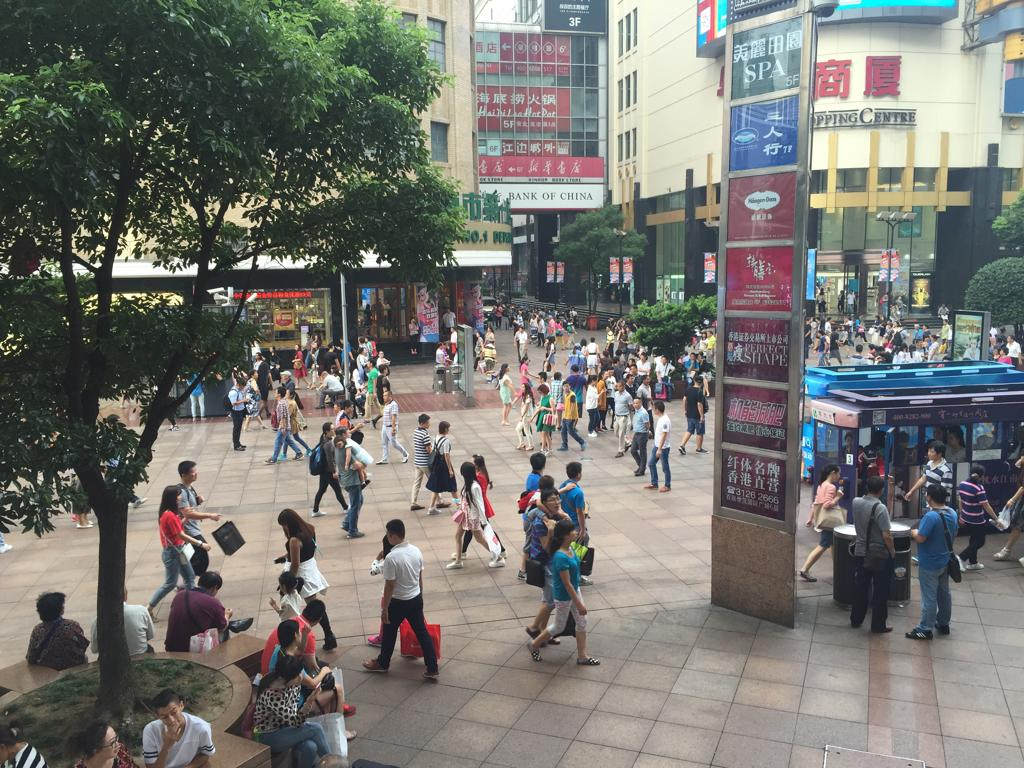
#> input picture pj3/dataset_out/train/images/100.jpg, 1024 x 768 px; its folder holds 4 pictures in this run
$ python resize.py
#> lines starting #> are read from the running program, lines starting #| are printed output that depends on the picture
from PIL import Image
import os

# 输入和输出文件夹路径
input_folder = 'images'
output_folder = 'resized_images'

# 输出文件夹不存在则创建
if not os.path.exists(output_folder):
    os.makedirs(output_folder)

# 遍历输入文件夹中的图像文件
for filename in os.listdir(input_folder):
    if filename.endswith(".jpg") or filename.endswith(".png"):
        # 读取图像
        img_path = os.path.join(input_folder, filename)
        img = Image.open(img_path)
#> img is the input picture: PIL image 1024x768 RGB; mean R, G, B 118.4, 118.1, 113.1

        # 调整图像大小为640*512
        resized_img = img.resize((640, 512))
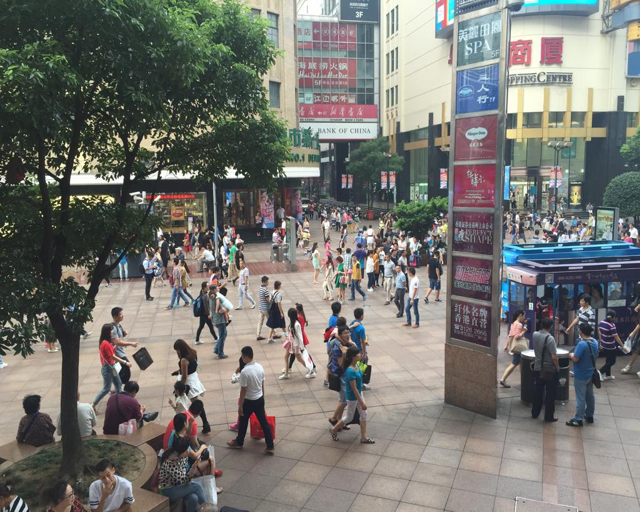
#> resized_img: PIL image 640x512 RGB; mean R, G, B 118.4, 118.1, 113.1

        # 保存调整大小后的图像
        output_path = os.path.join(output_folder, filename)
        resized_img.save(output_path)
#> pass 2 of the loop `for filename in os.listdir(input_folder):`:
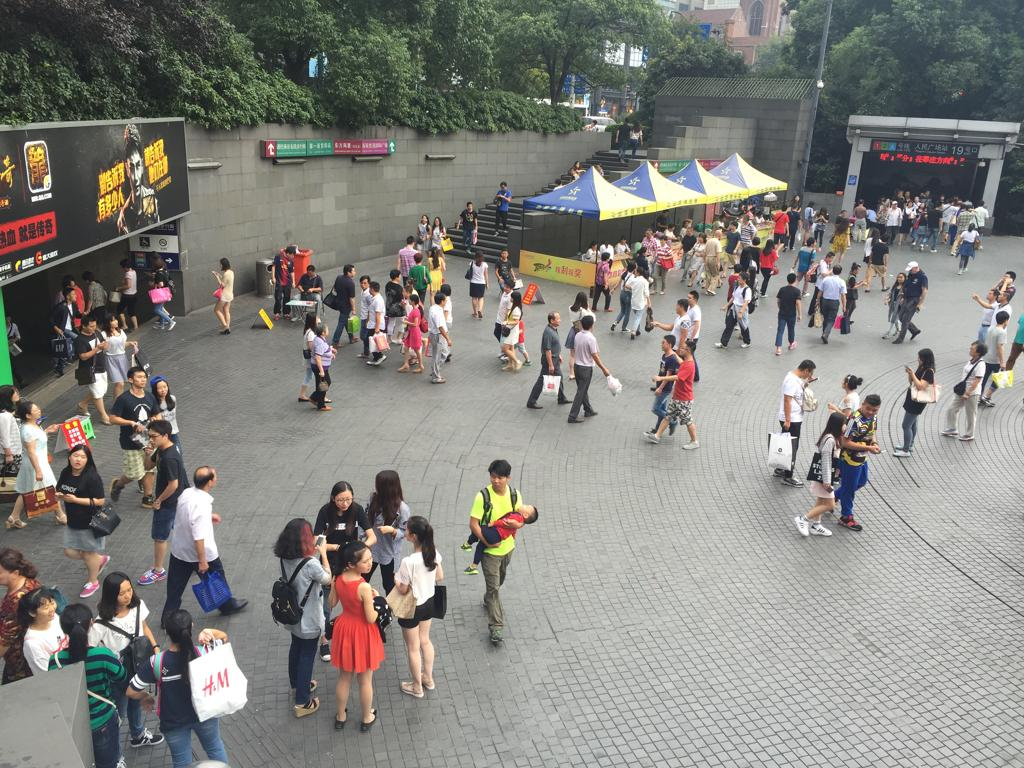
#> input picture pj3/dataset_out/train/images/103.jpg, 1024 x 768 px
#> img is the input picture: PIL image 1024x768 RGB; mean R, G, B 132.1, 131.2, 126.3
#> `resized_img = img.resize((640, 512))`:
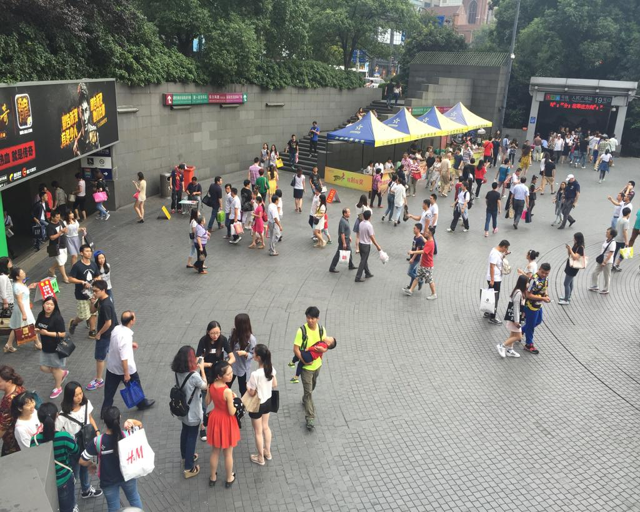
#> resized_img: PIL image 640x512 RGB; mean R, G, B 132.1, 131.2, 126.3
#> pass 3 of the loop `for filename in os.listdir(input_folder):`:
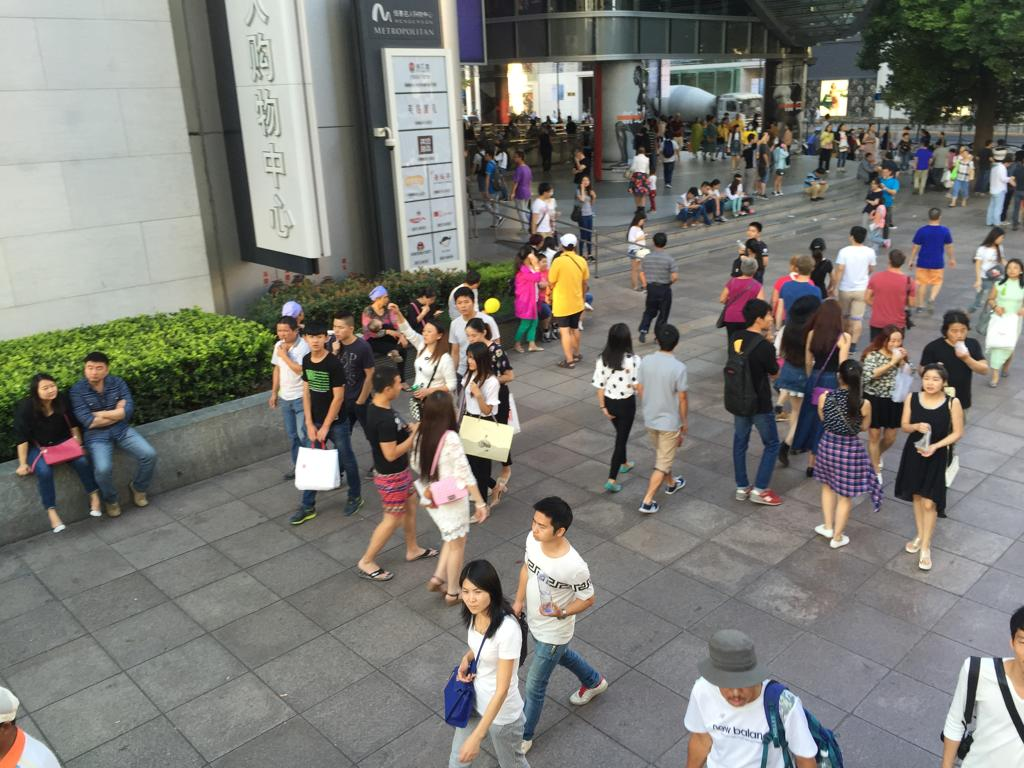
#> input picture pj3/dataset_out/train/images/105.jpg, 1024 x 768 px
#> img is the input picture: PIL image 1024x768 RGB; mean R, G, B 123.2, 122, 116.8
#> `resized_img = img.resize((640, 512))`:
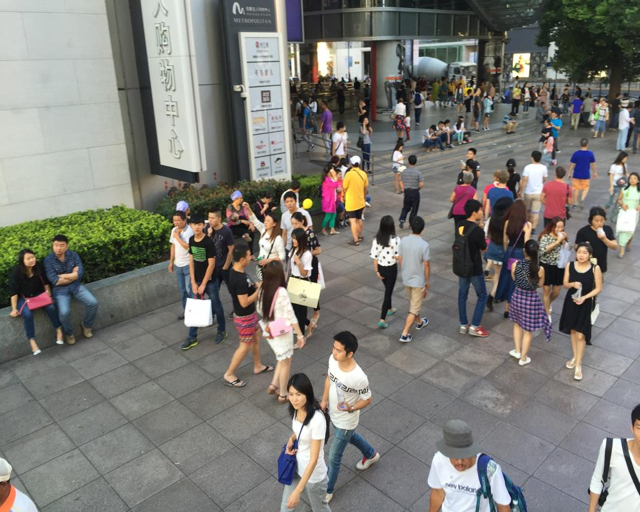
#> resized_img: PIL image 640x512 RGB; mean R, G, B 123.2, 122, 116.8
#> the loop made 4 passes; the first 3 are shown

print("图像调整大小完成")
